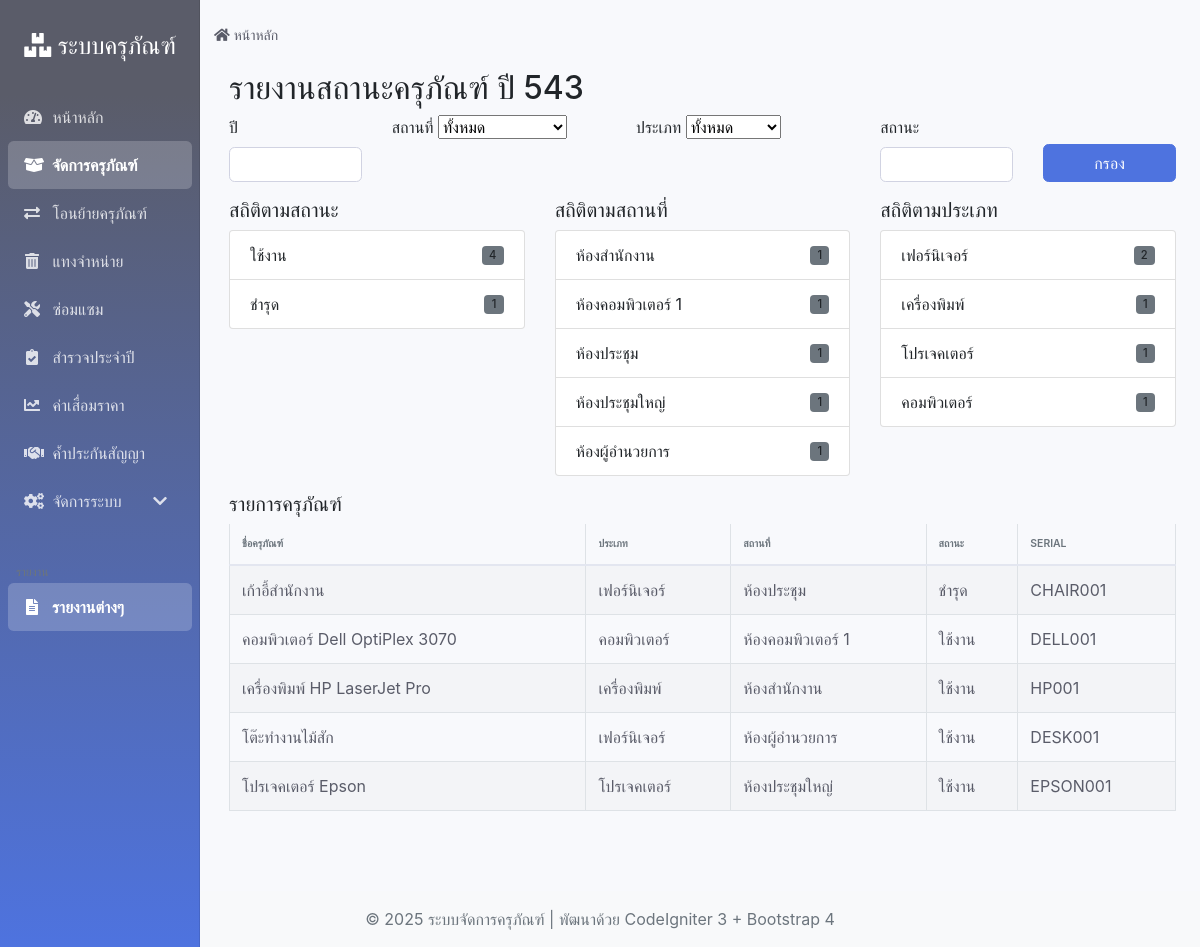
Screenshot of /index.php/reports/asset_status with the database file from the repository.
### tables this page shows
CREATE TABLE `assets` (
  `asset_id` int(11) NOT NULL,
  `asset_name` varchar(255) NOT NULL COMMENT 'ชื่อครุภัณฑ์',
  `asset_type` varchar(100) NOT NULL COMMENT 'ประเภทครุภัณฑ์',
  `serial_number` varchar(100) DEFAULT NULL COMMENT 'หมายเลขซีเรียล',
  `purchase_date` date NOT NULL COMMENT 'วันที่จัดซื้อ',
  `purchase_price` decimal(15,2) NOT NULL COMMENT 'ราคาจัดซื้อ',
  `current_location` varchar(255) NOT NULL COMMENT 'สถานที่ตั้งปัจจุบัน',
  `status` enum('ใช้งาน','ชำรุด','จำหน่ายแล้ว','ซ่อมแซม') NOT NULL DEFAULT 'ใช้งาน' COMMENT 'สถานะ',
  `warranty_info` text COMMENT 'ข้อมูลการรับประกัน',
  `depreciation_rate` decimal(5,2) NOT NULL DEFAULT '0.00' COMMENT 'อัตราค่าเสื่อมราคา (%)',
  `acquisition_method` varchar(100) NOT NULL COMMENT 'วิธีการได้มา',
  `responsible_person` varchar(255) NOT NULL COMMENT 'ผู้รับผิดชอบ',
  `created_at` timestamp NOT NULL DEFAULT CURRENT_TIMESTAMP,
  `updated_at` timestamp NOT NULL DEFAULT CURRENT_TIMESTAMP ON UPDATE CURRENT_TIMESTAMP
);

### application/controllers/Reports.php (called while the page is built, shortened)
<?php
class Reports extends CI_Controller {
    public function __construct()
    {
        $this->load->model('Asset_model');
        $this->load->model('Survey_model');
        $this->load->model('Depreciation_model');
        $this->load->model('Transfer_model');
        $this->load->model('Disposal_model');
        $this->load->model('Repair_model');
        $this->load->helper(array('url', 'form'));
        $this->load->library(array('session', 'form_validation'));
    }
    public function asset_status()
    {
        $data = array();
        $location = $this->input->get('location');
        $category = $this->input->get('category');
        $status = $this->input->get('status');
        $year = $this->input->get('year');
        $data['assets'] = $this->Asset_model->get_assets_by_filters($location, $category, $status, $year);
        $data['status_stats'] = $this->Asset_model->get_asset_status_statistics($year);
        $data['location_stats'] = $this->Asset_model->get_asset_location_statistics($year);
        $data['category_stats'] = $this->Asset_model->get_asset_category_statistics($year);
        $data['locations'] = $this->Asset_model->get_distinct_locations($year);
        $data['categories'] = $this->Asset_model->get_distinct_categories($year);
        $data['selected_location'] = $location;
        $data['selected_category'] = $category;
        $data['selected_status'] = $status;
        $data['selected_year'] = $year;
        $data['page_title'] = 'รายงานสถานะครุภัณฑ์ ปี ' . ($year + 543);
        $data['page_name'] = 'asset_status_report';
        $this->load->view('templates/header', $data);
        $this->load->view('reports/asset_status', $data);
        $this->load->view('templates/footer');
    }
}

### index.php (called while the page is built, shortened)
<?php
require_once BASEPATH.'core/CodeIgniter.php';

### application/models/Asset_model.php (called while the page is built, shortened)
<?php
class Asset_model extends CI_Model {
private function _col(array $candidates, $table = 'assets')
{
    foreach ($candidates as $c) {
        if ($this->db->field_exists($c, $table)) return $c;
    }
    return null;
}
public function get_assets_by_filters($location = null, $category = null, $status = null, $year = null)
{
    $table     = 'assets';
    $locCol    = $this->_col(['current_location','location','room','department'], $table);
    $catCol    = $this->_col(['category','asset_type','type'], $table);
    $statusCol = $this->_col(['status','asset_status'], $table);
    $dateCol   = $this->_col(['purchase_date','acquisition_date','created_at','created_date'], $table);
    $this->db->select('a.*');
    if ($catCol)    $this->db->select("a.$catCol   AS category", false);
    if ($locCol)    $this->db->select("a.$locCol   AS current_location", false);
    if ($this->db->field_exists('serial_number', $table)) {
        $this->db->select('a.serial_number AS asset_code', false);
    }
    $this->db->from($table.' a');
    $this->db->order_by('a.asset_name', 'ASC');
    return $this->db->get()->result_array();
}
public function get_asset_status_statistics($year = null)
{
    $table     = 'assets';
    $statusCol = $this->_col(['status','asset_status'], $table);
    $dateCol   = $this->_col(['purchase_date','acquisition_date','created_at','created_date'], $table);
    $this->db->select("a.$statusCol AS status, COUNT(*) AS count", false)
             ->from($table.' a')
             ->group_by("a.$statusCol")
             ->order_by('count', 'DESC');
    return $this->db->get()->result_array();
}
public function get_asset_location_statistics($year = null)
{
    $table   = 'assets';
    $locCol  = $this->_col(['current_location','location','room','department'], $table);
    $dateCol = $this->_col(['purchase_date','acquisition_date','created_at','created_date'], $table);
    $this->db->select("a.$locCol AS location, COUNT(*) AS count", false)
             ->from($table.' a')
             ->group_by("a.$locCol")
             ->order_by('count','DESC');
    return $this->db->get()->result_array();
}
public function get_asset_category_statistics($year = null)
{
    $table   = 'assets';
    $catCol  = $this->_col(['category','asset_type','type'], $table);
    $dateCol = $this->_col(['purchase_date','acquisition_date','created_at','created_date'], $table);
    $this->db->select("a.$catCol AS category, COUNT(*) AS count", false)
             ->from($table.' a')
             ->group_by("a.$catCol")
             ->order_by('count','DESC');
    return $this->db->get()->result_array();
}
public function get_distinct_locations($year = null)
{
    $table   = 'assets';
    $locCol  = $this->_col(['current_location','location','room','department'], $table);
    $this->db->distinct()->select("a.$locCol AS location", false)->from($table.' a');
    $this->db->order_by('location','ASC');
    $rows = $this->db->get()->result_array();
    return array_map(function($r){ return $r['location']; }, $rows);
}
public function get_distinct_categories($year = null)
{
    $table   = 'assets';
    $catCol  = $this->_col(['category','asset_type','type'], $table);
    $this->db->distinct()->select("a.$catCol AS category", false)->from($table.' a');
    $this->db->order_by('category','ASC');
    $rows = $this->db->get()->result_array();
    return array_map(function($r){ return $r['category']; }, $rows);
}
}

### application/views/reports/asset_status.php (the view, shortened to what this page needs)
<div class="container my-3">
  <h2><?= isset($page_title) ? htmlspecialchars($page_title, ENT_QUOTES, 'UTF-8') : 'รายงานสถานะครุภัณฑ์'; ?></h2>
  <form method="get" action="<?= site_url('reports/asset_status'); ?>" class="row g-2 mb-3">
    <div class="col-md-2">
      <label class="form-label">ปี</label>
      <input type="number" name="year" value="<?= htmlspecialchars($selected_year ?? '', ENT_QUOTES, 'UTF-8'); ?>" class="form-control">
    </div>
    <div class="col-md-3">
      <label class="form-label">สถานที่</label>
      <select name="location" class="form-select">
        <option value="">ทั้งหมด</option>
      </select>
    </div>
    <div class="col-md-3">
      <label class="form-label">ประเภท</label>
      <select name="category" class="form-select">
        <option value="">ทั้งหมด</option>
      </select>
    </div>
    <div class="col-md-2">
      <label class="form-label">สถานะ</label>
      <input type="text" name="status" value="<?= htmlspecialchars($selected_status ?? '', ENT_QUOTES, 'UTF-8'); ?>" class="form-control">
    </div>
    <div class="col-md-2 d-flex align-items-end">
      <button class="btn btn-primary w-100" type="submit">กรอง</button>
    </div>
  </form>
  <div class="row mb-3">
    <div class="col-md-4">
      <h5>สถิติตามสถานะ</h5>
      <ul class="list-group">
        <?php if (!empty($status_stats)) foreach ($status_stats as $s): ?>
          <li class="list-group-item d-flex justify-content-between align-items-center">
            <?= htmlspecialchars($s['status'] ?? '-', ENT_QUOTES, 'UTF-8'); ?>
            <span class="badge bg-secondary"><?= (int)($s['count'] ?? 0); ?></span>
          </li>
        <?php endforeach; ?>
      </ul>
    </div>
    <div class="col-md-4">
      <h5>สถิติตามสถานที่</h5>
      <ul class="list-group">
        <?php if (!empty($location_stats)) foreach ($location_stats as $l): ?>
          <li class="list-group-item d-flex justify-content-between align-items-center">
            <?= htmlspecialchars($l['location'] ?? '-', ENT_QUOTES, 'UTF-8'); ?>
            <span class="badge bg-secondary"><?= (int)($l['count'] ?? 0); ?></span>
          </li>
        <?php endforeach; ?>
      </ul>
    </div>
    <div class="col-md-4">
      <h5>สถิติตามประเภท</h5>
      <ul class="list-group">
        <?php if (!empty($category_stats)) foreach ($category_stats as $c): ?>
          <li class="list-group-item d-flex justify-content-between align-items-center">
            <?= htmlspecialchars($c['category'] ?? '-', ENT_QUOTES, 'UTF-8'); ?>
            <span class="badge bg-secondary"><?= (int)($c['count'] ?? 0); ?></span>
          </li>
        <?php endforeach; ?>
      </ul>
    </div>
  </div>
  <h5>รายการครุภัณฑ์</h5>
  <div class="table-responsive">
    <table class="table table-striped table-bordered">
      <thead>
        <tr>
          <th>ชื่อครุภัณฑ์</th>
          <th>ประเภท</th>
          <th>สถานที่</th>
          <th>สถานะ</th>
          <th>Serial</th>
        </tr>
      </thead>
      <tbody>
        <?php if (!empty($assets)) foreach ($assets as $a): ?>
          <tr>
            <td><?= htmlspecialchars($a['asset_name'] ?? '-', ENT_QUOTES, 'UTF-8'); ?></td>
            <td><?= htmlspecialchars($a['category'] ?? '-', ENT_QUOTES, 'UTF-8'); ?></td>
            <td><?= htmlspecialchars($a['current_location'] ?? '-', ENT_QUOTES, 'UTF-8'); ?></td>
            <td><?= htmlspecialchars($a['status'] ?? '-', ENT_QUOTES, 'UTF-8'); ?></td>
            <td><?= htmlspecialchars($a['serial_number'] ?? ($a['asset_code'] ?? '-'), ENT_QUOTES, 'UTF-8'); ?></td>
          </tr>
        <?php endforeach; ?>
      </tbody>
    </table>
  </div>
</div>

### assets/css/custom.css (style rules this page uses)
body { background-color: #f8f9fc; font-family: 'Nunito', -apple-system, BlinkMacSystemFont, 'Segoe UI', 'Roboto', 'Helvetica Neue', Arial, sans-serif; }
.btn { border-radius: .35rem; font-weight: 400; transition: all .15s ease-in-out; }
.btn-primary { background-color: #4e73df; border-color: #4e73df; }
.table { color: #5a5c69; }
.table thead th { border-top: none; border-bottom: 2px solid #e3e6f0; font-weight: 600; text-transform: uppercase; font-size: .65rem; color: #6c757d; background-color: #f8f9fc; }
.table td { border-top: 1px solid #e3e6f0; vertical-align: middle; }
.table-striped tbody tr:nth-of-type(odd) { background-color: rgba(0, 0, 0, .02); }
.badge { font-size: .7rem; font-weight: 500; padding: .35em .65em; }
.form-control { border: 1px solid #d1d3e2; border-radius: .35rem; font-size: .875rem; transition: all .15s ease-in-out; }

### rows the page displays
assets: asset_name "เก้าอี้สำนักงาน", asset_type "เฟอร์นิเจอร์", current_location "ห้องประชุม", status "ชำรุด", serial_number "CHAIR001"
assets: asset_name "คอมพิวเตอร์ Dell OptiPlex 3070", asset_type "คอมพิวเตอร์", current_location "ห้องคอมพิวเตอร์ 1", status "ใช้งาน", serial_number "DELL001"
assets: asset_name "เครื่องพิมพ์ HP LaserJet Pro", asset_type "เครื่องพิมพ์", current_location "ห้องสำนักงาน", status "ใช้งาน", serial_number "HP001"
assets: asset_name "โต๊ะทำงานไม้สัก", asset_type "เฟอร์นิเจอร์", current_location "ห้องผู้อำนวยการ", status "ใช้งาน", serial_number "DESK001"
assets: asset_name "โปรเจคเตอร์ Epson", asset_type "โปรเจคเตอร์", current_location "ห้องประชุมใหญ่", status "ใช้งาน", serial_number "EPSON001"

### other values shown
$page_title "รายงานสถานะครุภัณฑ์ ปี 543"
$s['status'] "ใช้งาน"
$s['count'] "4"
$s['status'] "ชำรุด"
$s['count'] "1"
$l['location'] "ห้องสำนักงาน"
$l['count'] "1"
$l['location'] "ห้องคอมพิวเตอร์ 1"
$l['location'] "ห้องประชุม"
$l['location'] "ห้องประชุมใหญ่"
$l['location'] "ห้องผู้อำนวยการ"
$c['category'] "เฟอร์นิเจอร์"
$c['count'] "2"
$c['category'] "เครื่องพิมพ์"
$c['count'] "1"
